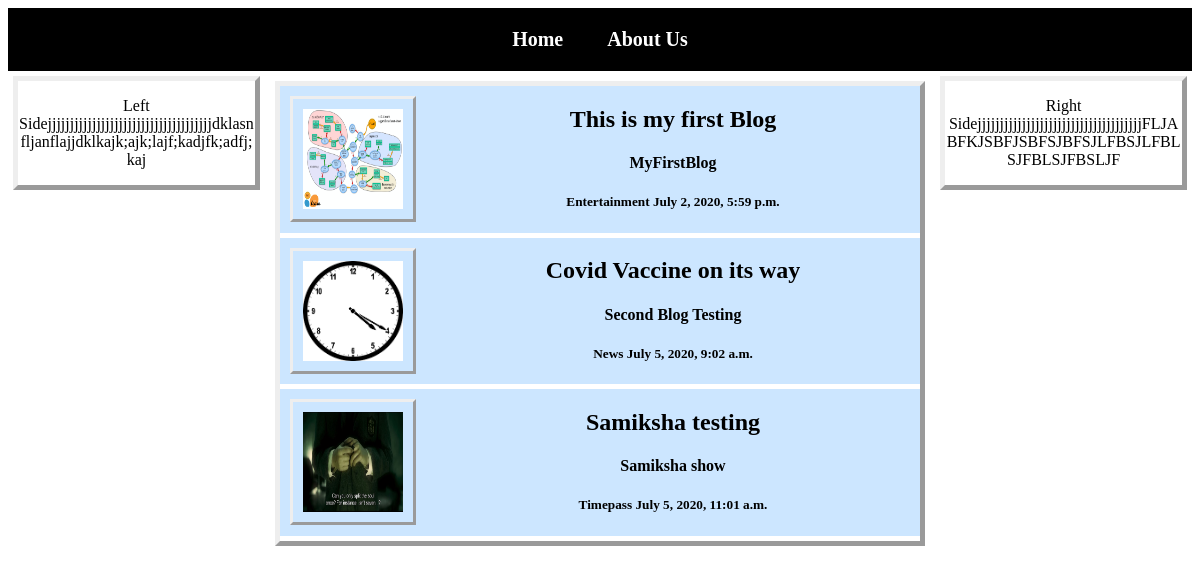
The app's page /, older data.
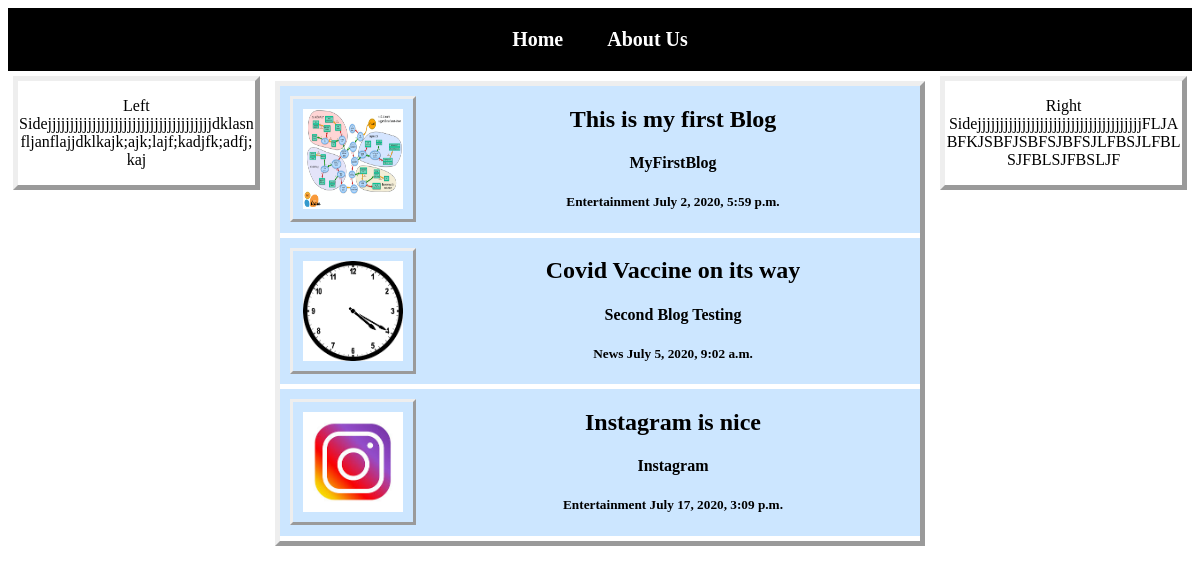
The same page, newer data.
### home/models.py (models this page shows, shortened)
class BlogData(models.Model):
	blogs = models.ForeignKey(Blogs, on_delete=models.CASCADE)
	title = models.CharField(max_length=200)
	content = models.TextField()
	image = models.ImageField(upload_to='images/', blank=True, null=True)

class Blogs(models.Model):
	subject = models.CharField(max_length=200)
	category = models.CharField(max_length=200)
	datetime = models.DateTimeField()

### home/views.py (the view)
# urls.py: 2. Add a URL to urlpatterns:  path('', views.home, name='home')
def home(response):
	bg = Blogs.objects.all()
	return render(response, "home/home.html", {"blog":bg})

### home/templates/home/home.html
{% extends 'home/base.html' %}
{% block content %}
	{% for bg in blog %}
	<a href="{% url 'blog' %}">
	<div class="item">
		{% for bgdt in bg.blogdata_set.all %}
		    <img src="{{bgdt.image.url}}">
		    <h2>{{bgdt.title}}</h2>
		    <h4>{{bg.subject}}</h4>
			<h5>{{bg.category}} {{bg.datetime}}</h5>
		{% endfor %}
	</div>
	</a>
	{% endfor %}
{% endblock %}
{% block left %}
<p>Left Sidejjjjjjjjjjjjjjjjjjjjjjjjjjjjjjjjjjjjjdklasnfljanflajjdklkajk;ajk;lajf;kadjfk;adfj;kaj</p>
{% endblock %}
{% block right %}
<p>Right SidejjjjjjjjjjjjjjjjjjjjjjjjjjjjjjjjjjjjjFLJABFKJSBFJSBFSJBFSJLFBSJLFBLSJFBLSJFBSLJF</p>
{% endblock %}

### home/templates/home/base.html (shortened to what this page needs)
<!DOCTYPE html>
<html lang="en">
<head>
	{% load static %}
	<link rel="stylesheet" type="text/css" href="{% static 'home/style.css' %}">
</head>
<body>
	<div class="main">
	<div class="navbar">
		<ul>
			<li class="menu"><a href="{% url 'home' %}">Home</a></li>
			<li class="menu"><a href="{% url 'about' %}">About Us</a></li>
		</ul>
	</div>
	<div class="left" style="float: left;">
		{% block left %}
		{% endblock %}
	</div>
	<div class="right" style="float: right;">
		{% block right %}
		{% endblock %}
	</div>
	<div class="content">
		{% block content %}
		{% endblock %}
	</div>
	</div>
</body>
</html>

### static/home/style.css (style rules this page uses)
.main { text-align: center; word-wrap: break-word; }
.navbar { background-color: black; }
ul { margin: 0; padding: 0; }
li { display: inline-block; padding: 20px; }
a { text-decoration: none; color: unset; }
.menu { color: white; font-size: 20px; font-weight: bolder; text-decoration: none; }
.content { width: 54%; margin-top: 10px; margin-left: auto; margin-right: auto; border-style: outset; border-width: 5px; }
.item { overflow: hidden; margin-bottom: 5px; background-color: #cce6ff; }
img { float: left; border-style: outset; width: 100px; height: 100px; margin: 10px; padding: 10px; }
.left { margin:5px; width: 20%; border-style: outset; border-width: 5px; }
.right { margin: 5px; width: 20%; border-style: outset; border-width: 5px; }

Row changes from the older to the newer data that the page shows:
removed Blogs: subject "Samiksha show", category "Timepass", datetime "July 5, 2020, 11:01 a.m."
removed BlogData: image (picture), title "Samiksha testing"
added Blogs: subject "Instagram", category "Entertainment", datetime "July 17, 2020, 3:09 p.m."
added BlogData: image (picture), title "Instagram is nice"
